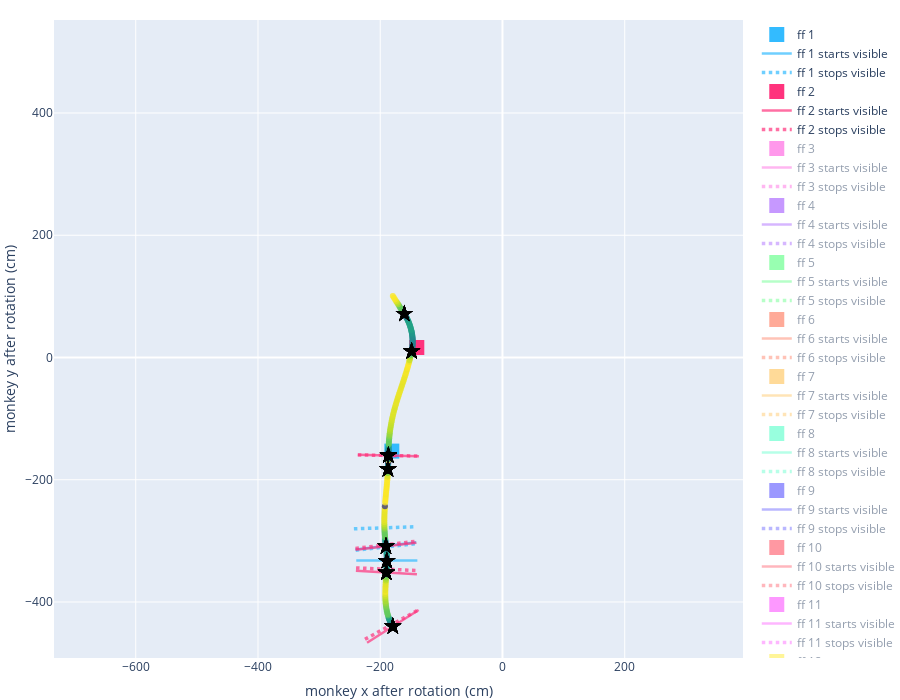

The notebook cell this image was saved under:
### Code cell
current_i = snf.make_individual_plots_for_stops_near_ff_in_plotly(current_i, max_num_plot_to_make=1, 
                                             show_eye_positions_for_both_eyes=True)
